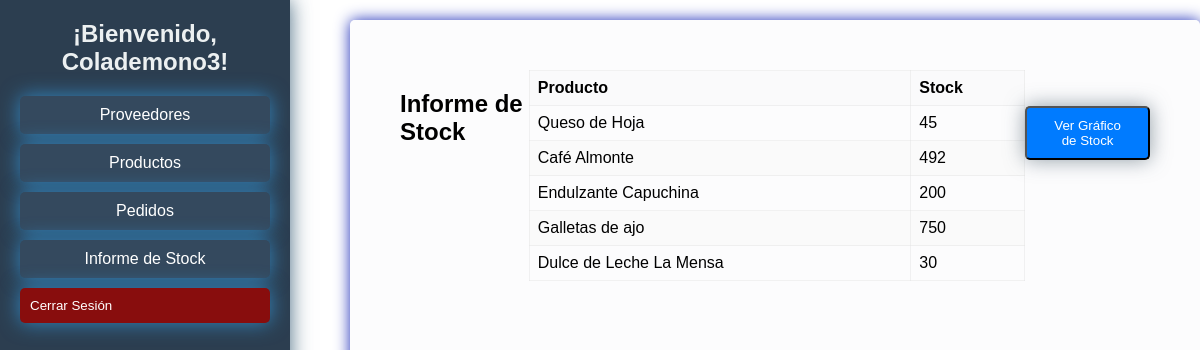
Screenshot of /gestion_inventario/informes/stock/ (signed in) with the database file from the repository.
### gestion_inventario/models.py (models this page shows, shortened)
class Producto(models.Model): # Define la clase Producto
    usuario = models.ForeignKey(User, on_delete=models.CASCADE) # Define el campo usuario como una clave foránea
    nombre = models.CharField(max_length=255) # Define el campo nombre como una cadena de caracteres
    descripcion = models.TextField() # Define el campo descripcion como un campo de texto
    proveedor = models.ForeignKey(Proveedor, on_delete=models.CASCADE) # Define el campo proveedor como una clave foránea
    precio = models.DecimalField(max_digits=10, decimal_places=2) # Define el campo precio como un decimal
    stock = models.IntegerField() # Define el campo stock como un entero

### gestion_inventario/views.py (the view)
# urls.py: path('informes/stock/', views.informe_stock, name='informe-stock'), # Ruta para el informe de stock
def informe_stock(request): # Muestra el informe de stock
    productos_usuario = Producto.objects.filter(usuario=request.user)
    context = {
        'productos': productos_usuario,
        'username': request.user.username
    }
    return render(request, 'informes_stock.html', context)

### gestion_inventario/templates/informes_stock.html
{% extends 'dashboard.html' %}
{% block content %}
<h2>Informe de Stock</h2>
<table>
    <thead>
        <tr>
            <th>Producto</th>
            <th>Stock</th>
        </tr>
    </thead>
    <tbody>
        {% for producto in productos %}
        <tr>
            <td>{{ producto.nombre }}</td>
            <td>{{ producto.stock }}</td>
        </tr>
            {% endfor %}
        </tbody>
</table>
<button class="boton-grafico-stock" onclick="window.location.href='{% url 'grafico_stock' %}'">Ver Gráfico de Stock</button>
{% endblock %}

### gestion_inventario/templates/dashboard.html (shortened to what this page needs)
{% load static %}
<!DOCTYPE html>
<html lang="es">
<head>
    <link rel="stylesheet" type="text/css" href="{% static 'css/dashboard.css' %}">
</head>
<body>
    <div class="dashboard-container">
        <div class="panel">
            <h2>¡Bienvenido, {{ username }}!</h2>
            <ul class="dashboard-menu">
                <li><a href="{% url 'proveedor-list' %}">Proveedores</a></li>
                <li><a href="{% url 'producto-list' %}">Productos</a></li>
                <li><a href="{% url 'pedido-list' %}">Pedidos</a></li>
                <li><a href="{% url 'informe-stock' %}">Informe de Stock</a></li>
                <li>
                   <form method="post" action="{% url 'logout' %}">
                       <button type="submit" class="logout-button">Cerrar Sesión</button>
                   </form>
               </li>
           </ul>
       </div>
       <div class="proveedores-content">
           {% block content %}{% endblock %}
       </div>
    </div>
</body>
</html>

### gestion_inventario/static/css/dashboard.css (style rules this page uses)
body { font-family: Tahoma, sans-serif; margin: 0; padding: 0; display: flex; height: 100vh; overflow: hidden; }
.dashboard-container { display: flex; width: 110%; height: 100%; }
.panel { width: 250px; background-color: #2c3e50; color: white; padding: 20px; box-shadow: 2px 0 5px rgba(0, 0, 0, 0.1); box-shadow: 0 0 20px rgba(29, 71, 99, 0.8); }
.panel h2 { margin-top: 0; text-align: center; color: #ecf0f1; }
.dashboard-menu { list-style-type: none; padding: 0; }
.dashboard-menu li { margin: 10px 0; }
.dashboard-menu a, .logout-button { display: block; padding: 10px; background-color: #34495e; color: white; text-decoration: none; border-radius: 5px; text-align: center; transition: background-color 0.3s; box-shadow: 0 0 20px rgba(52, 152, 219, 0.8); }
.logout-button { background-color: #880d0d; border: none; cursor: pointer; display: flex; flex-direction: column; justify-content: space-between; width: 250px; text-align: center; align-self: center; }
table { width: 100%; border-collapse: collapse; margin-bottom: 20px; }
th, td { padding: 8px; border: 1px solid #dddddd62; text-align: left; }
th { background-color: #f2f2f23d; }
tr:nth-child(even) { background-color: #f9f9f9a8; border-color: black; }
.proveedores-content { margin-left: 60px; margin-top: 20px; padding: 50px; flex: 1; display: flex; align-items: flex-start; justify-content: center; border-radius: 5px; background-color: #f8f9fa7c; box-shadow: rgb(29, 45, 184) 0 0 15px; max-width: 800px; }
.boton-grafico-stock, .boton-nuevo-pedido, .boton-nuevo-producto, .boton-nuevo-proveedor { display: inline-block; margin-top: 36px; padding: 10px 20px; background-color: #007bff; color: #fff; text-decoration: none; border-radius: 5px; transition: background-color 0.3s; box-shadow: 0 0 20px rgba(119, 134, 145, 0.8); }

### rows the page displays
Producto: nombre "Queso de Hoja", stock "45"
Producto: nombre "Café Almonte", stock "492"
Producto: nombre "Endulzante Capuchina", stock "200"
Producto: nombre "Galletas de ajo", stock "750"
Producto: nombre "Dulce de Leche La Mensa", stock "30"

### other values shown
{{ username }} "Colademono3"
